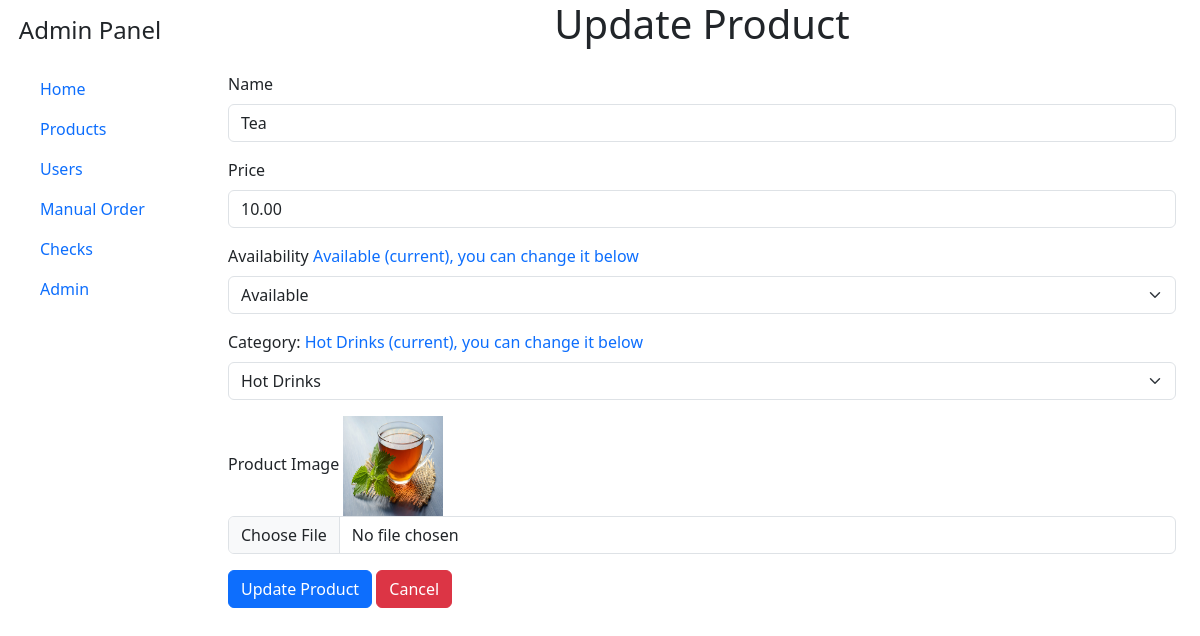
The app's page /product/updateproduct.php?productid=5 with its own data.
### tables this page shows
CREATE TABLE `products` (
  `id` int(11) NOT NULL,
  `name` varchar(100) NOT NULL,
  `price` decimal(10,2) NOT NULL,
  `avalability` enum('true','false') DEFAULT 'true',
  `cat_id` int(11) DEFAULT NULL,
  `image` varchar(255) NOT NULL
);

CREATE TABLE `categories` (
  `id` int(11) NOT NULL,
  `name` varchar(100) NOT NULL
);

### product/updateproduct.php (the view, shortened to what this page needs)
<?php
    $productid = $_GET['productid'];
    include_once '../connect.php';
    $checkExisting = "SELECT * FROM products WHERE id = '$productid'";
    $checkExistingResult = mysqli_query($myConnection, $checkExisting);
    $productInfo = mysqli_fetch_assoc($checkExistingResult);
    $name = $productInfo['name'];
    $price = $productInfo['price'];
    $avalability = $productInfo['avalability'];
    $cat_id = $productInfo['cat_id'];
    $image = $productInfo['image'];
?>
<!DOCTYPE html>
<html lang="en">
<head>
    <link href="https://cdn.jsdelivr.net/npm/bootstrap@5.3.5/dist/css/bootstrap.min.css" rel="stylesheet">
</head>
<body>
    <div class="page-container row">
        <aside class="col-md-2 col-12">
                <div class="d-flex flex-column p-3">
                    <h4 class="text-center mb-4">Admin Panel</h4>
                    <ul class="nav nav-pills flex-column mb-auto">
                        <li class="nav-item">
                            <a href="listproducts.php" class="nav-link">
                                <i class="fas fa-home me-2"></i> Home
                            </a>
                        </li>
                        <li class="nav-item">
                            <a href="listproducts.php" class="nav-link">
                                <i class="fas fa-box me-2"></i> Products
                            </a>
                        </li>
                        <li class="nav-item">
                            <a href="#" class="nav-link">
                                <i class="fas fa-users me-2"></i> Users
                            </a>
                        </li>
                        <li class="nav-item">
                            <a href="#" class="nav-link">
                                <i class="fas fa-shopping-cart me-2"></i> Manual Order
                            </a>
                        </li>
                        <li class="nav-item">
                            <a href="#" class="nav-link">
                                <i class="fas fa-list-check me-2"></i> Checks
                            </a>
                        </li>
                        <li class="nav-item">
                            <a href="#" class="nav-link">
                                <i class="fas fa-user-shield me-2"></i> Admin
                            </a>
                        </li>
                    </ul>
                </div>
        </aside>
        <main class="col-md-10 col-12">
            <h1 class="text-center">Update Product</h1>
            <form method="POST" class="m-4" enctype="multipart/form-data">
                <div class="mb-3">
                    <label for="name" class="form-label">Name</label>
                    <input type="text" class="form-control" id="name" name="name" value="<?php echo $name ?>">
                </div>
                <div class="mb-3">
                    <label for="price" class="form-label">Price</label>
                    <input type="text" class="form-control" id="price" name="price" value="<?php echo $price ?>">
                </div>
                <div>
                    <label for="avalability" class="form-label">Availability</label>
                    <span class="text-primary">
                        <?php
                            echo ($avalability == 'true') ? 'Available' : 'Not Available';
                            echo " (current), you can change it below";
                        ?>
                    </span>
                    <select class="form-select mb-3" name="avalability" id="avalability">
                        <option value="true" <?php echo ($avalability == 'true') ? 'selected' : ''; ?>>Available</option>
                    </select>
                </div>
                <div>
                    <label for="category" class="form-label">Category: </label>
                    <span class="text-primary">
                        <?php
                            $getCat = "SELECT * FROM categories WHERE id = '$cat_id'";
                            $result = mysqli_query($myConnection, $getCat);
                            $cat = mysqli_fetch_assoc($result);
                            echo $cat['name'] . " (current), you can change it below";
                        ?>
                    </span>
                    <select class="form-select mb-3" name="cat_id" id="category">
                        <?php
                            $getAllCategories = "SELECT * FROM categories";
                            $result = mysqli_query($myConnection, $getAllCategories);
                            while ($row = mysqli_fetch_assoc($result)) {
                                $selected = ($row['id'] == $cat_id) ? 'selected' : '';
                                echo "<option value='" . $row['id'] . "' $selected>" . $row['name'] . "</option>";
                            }
                        ?>
                    </select>
                </div>
                <div class="mb-3">
                    <label for="image" class="form-label">Product Image</label>
                    <img src="../images/<?php echo $image ?>" alt="Product Image" width="100" height="100">
                    <input type="file" class="form-control" id="image" name="image" value="<?php echo $image ?>">
                </div>
                <button type="submit" class="btn btn-primary" name="subBtn">Update Product</button>
                <a href="listproducts.php" class="btn btn-danger">Cancel</a>
            </form>
        </main>
    </div>
</body>
</html>

### records on screen
products: name "Tea", price "10.00", avalability "Available", image (picture)
categories: name "Hot Drinks"

### other values on screen
form field cat_id "Hot Drinks"
